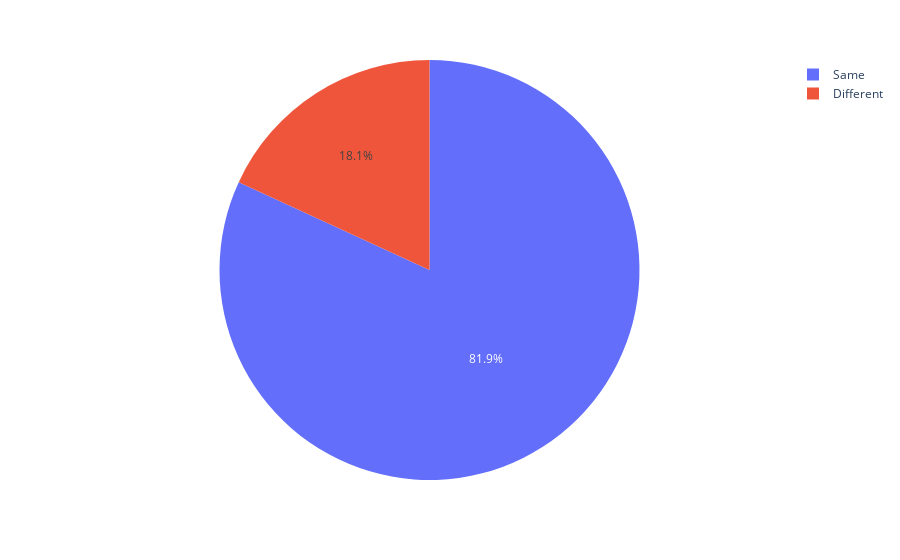

Source (notebook cell):
### Code cell
# Create pie chart
fig = px.pie(room_type_pd, values="count", names="room_evaluation")
fig.show()

### Figure 1 — Plotly figure (JSON) as saved in the notebook; plotly's stock layout.template omitted (floating-point values rounded to 4 significant figures)
{"data": [{"domain": {"x": [0, 1], "y": [0, 1]}, "hovertemplate": "room_evaluation=%{label}<br>count=%{value}<extra></extra>", "labels": ["Same", "Different"], "legendgroup": "", "name": "", "showlegend": true, "type": "pie", "values": [59971, 13282]}], "layout": {"legend": {"tracegroupgap": 0}, "margin": {"t": 60}}}
